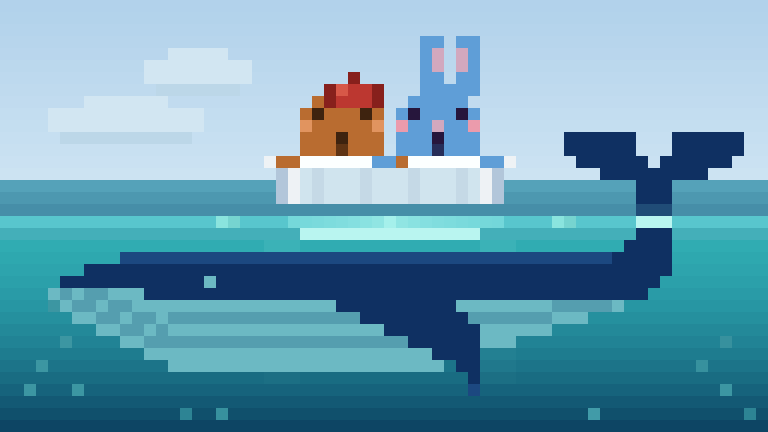

Python code for this plot:
"""
pixel_whale_v3.py — 观鲸场景（水线分割版）
上半：天空+小船+两人，下半：水下鲸鱼，水线高光
"""
from PIL import Image
import math

W, H = 64, 36
SCALE = 12

# ── 颜色 ──
SKY_TOP  = (178, 210, 235)
SKY_MID  = (212, 232, 245)
SKY_LOW  = (212, 232, 245)

OCEAN_SURF  = (48, 172, 178)
OCEAN_MID1  = (28, 122, 148)
OCEAN_MID2  = (10, 60, 92)
OCEAN_DEEP  = (10, 60, 92)

WHALE_CORE  = (15, 48, 98)
WHALE_MID   = (28, 72, 128)
WHALE_HAZE  = (45, 102, 158)
WHALE_BELLY = (108, 185, 195)
BELLY_STR   = (85, 158, 175)

BOAT_HULL   = (238, 242, 245)
BOAT_DARK   = (155, 175, 200)
BOAT_LIGHT  = (252, 255, 255)
BOAT_INSIDE = (208, 228, 238)
BOAT_SIDE   = (178, 198, 218)

GB_BODY  = (185, 108, 48)
GB_EYE   = (62, 35, 15)
GB_CHEEK = (225, 148, 95)
HAT_RED  = (188, 55, 48)
HAT_DARK = (135, 32, 28)
HAT_LITE = (215, 88, 72)

BUN_BODY  = (95, 158, 215)
BUN_INNER = (210, 168, 190)
BUN_EYE   = (38, 22, 60)
BUN_BLUSH = (235, 155, 172)

# ── 布局 ──
WL       = 18   # 水线 y（画面 15/36 ≈ 42%，接近黄金分割）
BOAT_RIM = 13
FIG_Y    = 23
GB_CX    = 28
BUN_CX   = 36
CX       = 32

def blend(c1, c2, t):
    t = max(0.0, min(1.0, t))
    return tuple(int(c1[i]*(1-t)+c2[i]*t) for i in range(3))

def set_px(canvas, x, y, color):
    if 0 <= x < W and 0 <= y < H:
        canvas[y][x] = color

def wrow(canvas, y, x1, x2, color):
    for x in range(x1, min(x2+1, W)):
        set_px(canvas, x, y, color)

def draw():
    canvas = [[SKY_TOP]*W for _ in range(H)]

    # ── 天空渐变（海龟版）──
    for y in range(WL):
        for x in range(W):
            canvas[y][x] = blend(SKY_TOP, SKY_MID, y/WL)

    # ── 5格海面色（海龟版 SEA_FAR）──
    SEA_FAR = (85, 162, 185)
    for y in range(WL-3, WL):
        t = (y-(WL-3))/3
        col = blend(SEA_FAR, blend(SEA_FAR,(42,105,135),0.5), t)
        for x in range(W):
            canvas[y][x] = col

    # ── 云 ──
    CLOUD  = (210, 230, 242)
    CLOUD_D= (188, 215, 232)
    def draw_cloud(cx, cy, s=1):
        for dx in range(-2*s, 2*s+1): set_px(canvas, cx+dx, cy,   CLOUD)
        for dx in range(-2*s, 2*s+1): set_px(canvas, cx+dx, cy-1, CLOUD)
        for dx in range(-s,   s+1):   set_px(canvas, cx+dx, cy-2, CLOUD)
        for dx in range(-2*s+1, 2*s): set_px(canvas, cx+dx, cy+1, CLOUD_D)
    draw_cloud(10, 10, 3)
    draw_cloud(16, 6, 2)

    # ── 海底渐变（海龟版）──
    SURF_U = (48, 172, 178)
    MID_W  = (28, 122, 148)
    DEEP_W = (10, 60, 92)
    for y in range(WL+2, H):
        t = (y-WL-2)/(H-WL-2)
        col = blend(SURF_U, blend(MID_W, DEEP_W, t), t)
        for x in range(W):
            canvas[y][x] = col

    # ── 水线（海龟版）──
    SURF_LINE = (88, 198, 205)
    wrow(canvas, WL,   0, W-1, SURF_LINE)
    wrow(canvas, WL+1, 0, W-1, (68, 175, 185))
    # 尾柄处 WL+1 恢复鲸鱼色
    set_px(canvas, 53, WL+1, WHALE_CORE)
    set_px(canvas, 54, WL+1, WHALE_CORE)
    set_px(canvas, 55, WL+1, WHALE_CORE)
    # WL行与尾柄交汇的3格用亮色
    for tx in [53, 54, 55]:
        set_px(canvas, tx, WL, (185, 245, 240))
    for rx in [CX-8, CX-3, CX+3, CX+8, CX+14, CX-14]:
        set_px(canvas, rx,   WL, (138, 228, 222))
        set_px(canvas, rx+1, WL, (118, 212, 208))

    # ── 水下光束（2条，略偏左右）──
    for rx in [CX-9, CX+9]:
        for y in range(WL+1, WL+14):
            alpha = max(0, 0.15 - (y-WL)*0.009)
            for dx in [-1,0,1]:
                nx = rx+dx
                if 0<=nx<W:
                    cur = canvas[y][nx]
                    canvas[y][nx] = blend(cur, (138, 222, 218), alpha)

    # ── 座头鲸（上移3格，居中）──
    # 原 y-3：使鲸鱼主体 y=18~28
    def wy(y): return y

    wrow(canvas, wy(21), 10, 52, WHALE_MID)
    wrow(canvas, wy(22),  7, 52, WHALE_CORE)
    wrow(canvas, wy(23),  5, 54, WHALE_CORE)
    wrow(canvas, wy(24),  4, 53, WHALE_CORE)
    wrow(canvas, wy(25),  5, 51, WHALE_CORE)
    wrow(canvas, wy(26),  7, 48, WHALE_MID)
    wrow(canvas, wy(27), 11, 45, WHALE_HAZE)
    wrow(canvas, wy(28), 16, 42, WHALE_HAZE)

    # 腹部
    wrow(canvas, wy(24),  4, 11, WHALE_BELLY)
    wrow(canvas, wy(25),  4, 28, WHALE_BELLY)
    wrow(canvas, wy(26),  6, 30, WHALE_BELLY)
    wrow(canvas, wy(27),  8, 32, WHALE_BELLY)
    wrow(canvas, wy(28), 10, 34, WHALE_BELLY)
    wrow(canvas, wy(29), 12, 36, WHALE_BELLY)
    wrow(canvas, wy(30), 14, 36, WHALE_BELLY)
    wrow(canvas, wy(25), 38, 51, WHALE_BELLY)
    wrow(canvas, wy(26), 39, 48, WHALE_BELLY)
    wrow(canvas, wy(27), 40, 45, WHALE_BELLY)
    wrow(canvas, wy(28), 40, 42, WHALE_BELLY)
    wrow(canvas, wy(29), 40, 39, WHALE_BELLY)
    wrow(canvas, wy(30), 40, 37, WHALE_MID)

    # 腹部条纹
    for x, y in [
        (5,wy(24)),(6,wy(25)),(7,wy(25)),(8,wy(26)),(9,wy(26)),(10,wy(27)),(11,wy(27)),
        (12,wy(28)),(13,wy(28)),(14,wy(28)),(15,wy(28)),(16,wy(28)),(17,wy(28)),(18,wy(28)),
        (19,wy(28)),(20,wy(28)),(21,wy(28)),(22,wy(28)),(23,wy(28)),(24,wy(28)),(25,wy(28)),
        (26,wy(28)),(27,wy(28)),(28,wy(28)),(29,wy(28)),(30,wy(28)),(31,wy(28)),(32,wy(28)),(33,wy(28)),
        (39,wy(26)),(40,wy(26)),(41,wy(26)),(42,wy(26)),(43,wy(26)),(44,wy(26)),(45,wy(26)),
        (46,wy(25)),(47,wy(25)),(48,wy(25)),(49,wy(25)),(50,wy(25)),
    ]:
        set_px(canvas, x, y, BELLY_STR)
    for x, y in [
        (7,wy(24)),(8,wy(24)),(9,wy(25)),(10,wy(25)),(11,wy(26)),(12,wy(26)),(13,wy(27)),
        (14,wy(26)),(15,wy(26)),(16,wy(26)),(17,wy(26)),(18,wy(26)),(19,wy(26)),(20,wy(26)),
        (21,wy(26)),(22,wy(26)),(23,wy(26)),(24,wy(26)),(25,wy(26)),(26,wy(26)),(27,wy(26)),(28,wy(26)),(29,wy(26)),
    ]:
        set_px(canvas, x, y, BELLY_STR)

    set_px(canvas, 17, wy(23), WHALE_BELLY)

    # 胸鳍
    wrow(canvas, wy(25), 28, 37, WHALE_CORE)
    wrow(canvas, wy(26), 30, 38, WHALE_CORE)
    wrow(canvas, wy(27), 32, 39, WHALE_CORE)
    wrow(canvas, wy(28), 34, 39, WHALE_CORE)
    wrow(canvas, wy(29), 36, 39, WHALE_CORE)
    wrow(canvas, wy(30), 38, 39, WHALE_CORE)
    wrow(canvas, wy(31), 39, 39, WHALE_CORE)
    set_px(canvas, 39, wy(32), WHALE_MID)

    # 尾柄（向上穿过水线）
    for y in range(11, 23):
        for x in range(53, 56):
            set_px(canvas, x, y, WHALE_CORE)
    # 尾柄斜坡接身体
    wrow(canvas, wy(22), 49, 52, WHALE_CORE)
    wrow(canvas, wy(21), 51, 52, WHALE_CORE)
    wrow(canvas, wy(20), 52, 53, WHALE_CORE)

    # 水线交界高光（尾巴出水处）
    TAIL_WET = (115, 198, 215)
    # 水线完整切割尾柄，TAIL_WET去掉，wrow已覆盖

    # WL-1 行尾柄：同行海水色略压暗
    _y17 = WL-1
    _t17 = (_y17-(WL-3))/3
    _col17 = blend((85,162,185), blend((85,162,185),(42,105,135),0.5), _t17)
    _col17 = blend(WHALE_CORE, (85,162,185), 0.25)
    for x in range(53, 56):
        set_px(canvas, x, _y17, _col17)

    # 尾鳍
    wrow(canvas, 11,  47, 53, WHALE_CORE)
    wrow(canvas, 12, 47, 53, WHALE_CORE)
    wrow(canvas, 13, 48, 53, WHALE_CORE)
    wrow(canvas, 14, 50, 53, WHALE_CORE)
    wrow(canvas, 11,  55, 61, WHALE_CORE)
    wrow(canvas, 12, 55, 61, WHALE_CORE)
    wrow(canvas, 13, 55, 60, WHALE_CORE)
    wrow(canvas, 14, 55, 58, WHALE_CORE)
    # V缺口：用对应y的实际背景色（镂空）
    SEA_FAR_C = (85, 162, 185)
    for _y, _xs in [(11,[53,54,55]),(12,[53,54,55]),(13,[54])]:
        if _y < WL-3:
            _col = blend(SKY_TOP, SKY_MID, _y/WL)
        else:
            _t = (_y-(WL-3))/3
            _col = blend(SEA_FAR_C, blend(SEA_FAR_C,(42,105,135),0.5), _t)
        for _x in _xs:
            set_px(canvas, _x, _y, _col)

    # ── 水线重绘（覆盖鲸鱼尾柄）──
    SURF_LINE = (88, 198, 205)
    wrow(canvas, WL,   0, W-1, SURF_LINE)
    wrow(canvas, WL+1, 0, W-1, (68, 175, 185))
    # 尾柄处 WL+1 恢复鲸鱼色
    set_px(canvas, 53, WL+1, WHALE_CORE)
    set_px(canvas, 54, WL+1, WHALE_CORE)
    set_px(canvas, 55, WL+1, WHALE_CORE)
    # WL行与尾柄交汇的3格用亮色
    for tx in [53, 54, 55]:
        set_px(canvas, tx, WL, (185, 245, 240))
    for rx in [CX-8, CX-3, CX+3, CX+8, CX+14, CX-14]:
        set_px(canvas, rx,   WL, (138, 228, 222))
        set_px(canvas, rx+1, WL, (118, 212, 208))

    # ── 小船 ──
    for x in range(25, 40):
        set_px(canvas, x, WL, blend(OCEAN_SURF, BOAT_DARK, 0.35))
    for y in range(BOAT_RIM+1, WL-1):
        for x in range(25, 40):
            set_px(canvas, x, y, BOAT_INSIDE)
    for y in range(BOAT_RIM, WL-1):
        set_px(canvas, 24, y, BOAT_HULL); set_px(canvas, 23, y, BOAT_SIDE)
        set_px(canvas, 40, y, BOAT_HULL); set_px(canvas, 41, y, BOAT_SIDE)
    # 船底触水行：中心最亮，向两侧渐暗，带水光反射
    # 船底用海水亮色，中心最亮，两侧稍深
    for x in range(24, 42):
        t = abs(x - CX) / 9.0
        col = blend((165, 240, 235), (115, 215, 218), t**0.4)
        set_px(canvas, x, WL, col)
    # 船体水下部分（WL+2，15格居中）
    HULL_SHADOW = (185, 245, 240)
    for x in range(CX-7, CX+8):
        set_px(canvas, x, WL+1, HULL_SHADOW)
    for x in range(23, 42):
        set_px(canvas, x, BOAT_RIM, BOAT_LIGHT)
    set_px(canvas, 22, BOAT_RIM, BOAT_HULL)
    set_px(canvas, 42, BOAT_RIM, BOAT_HULL)
    for x in range(26, 40, 4):
        for y in range(BOAT_RIM+1, WL-1):
            set_px(canvas, x, y, blend(BOAT_INSIDE, BOAT_DARK, 0.2))

    # ── 角色 ──
    def draw_gb(cx, gy):
        for dx in [-1,0,1]:        set_px(canvas, cx+dx, gy-16, GB_BODY)
        for dx in range(-2,3):     set_px(canvas, cx+dx, gy-15, GB_BODY)
        for dx in range(-3,4):
            for oy in [14,13,12,11]: set_px(canvas, cx+dx, gy-oy, GB_BODY)
        for dx in range(-2,3):     set_px(canvas, cx+dx, gy-11, GB_BODY)
        set_px(canvas, cx-2, gy-14, GB_EYE);  set_px(canvas, cx+2, gy-14, GB_EYE)
        set_px(canvas, cx-3, gy-13, GB_CHEEK);set_px(canvas, cx+3, gy-13, GB_CHEEK)
        set_px(canvas, cx,   gy-12, GB_EYE)
        set_px(canvas, cx,   gy-11, (95,52,20))
        set_px(canvas, cx+1, gy-17, HAT_DARK)
        for dx in range(-1,4): set_px(canvas, cx+dx, gy-16, HAT_RED)
        for dx in range(-1,4): set_px(canvas, cx+dx, gy-15, HAT_RED)
        set_px(canvas, cx-1, gy-16, HAT_DARK); set_px(canvas, cx+3, gy-16, HAT_DARK)
        set_px(canvas, cx-1, gy-15, HAT_DARK); set_px(canvas, cx+3, gy-15, HAT_DARK)
        set_px(canvas, cx,   gy-16, HAT_LITE)
        set_px(canvas, cx-4, gy-10, GB_BODY); set_px(canvas, cx-5, gy-10, GB_BODY)
        set_px(canvas, cx+4, gy-10, GB_BODY); set_px(canvas, cx+5, gy-10, GB_BODY)

    def draw_bun(cx, gy):
        for y2 in range(gy-20, gy-15):
            set_px(canvas, cx-1, y2, BUN_BODY); set_px(canvas, cx,   y2, BUN_BODY)
            set_px(canvas, cx+2, y2, BUN_BODY); set_px(canvas, cx+3, y2, BUN_BODY)
        for y2 in range(gy-19, gy-17):
            set_px(canvas, cx, y2, BUN_INNER); set_px(canvas, cx+2, y2, BUN_INNER)
        for dx in [-1,0,1]:        set_px(canvas, cx+dx, gy-16, BUN_BODY)
        for dx in range(-2,3):     set_px(canvas, cx+dx, gy-15, BUN_BODY)
        for dx in range(-3,4):
            for oy in [14,13,12,11]: set_px(canvas, cx+dx, gy-oy, BUN_BODY)
        for dx in range(-2,3):     set_px(canvas, cx+dx, gy-11, BUN_BODY)
        set_px(canvas, cx-2, gy-14, BUN_EYE);  set_px(canvas, cx+2, gy-14, BUN_EYE)
        set_px(canvas, cx-3, gy-13, BUN_BLUSH);set_px(canvas, cx+3, gy-13, BUN_BLUSH)
        set_px(canvas, cx,   gy-13, BUN_INNER)
        set_px(canvas, cx,   gy-12, BUN_EYE)
        set_px(canvas, cx,   gy-11, (38,45,88))
        set_px(canvas, cx-4, gy-10, BUN_BODY); set_px(canvas, cx-5, gy-10, BUN_BODY)
        set_px(canvas, cx+4, gy-10, BUN_BODY); set_px(canvas, cx+5, gy-10, BUN_BODY)

    draw_gb(GB_CX, FIG_Y)
    draw_bun(BUN_CX, FIG_Y)


    # ── 海底杂质（避开鲸鱼区域，颜色偏暗）──
    import random as _rnd
    _rnd.seed(42)
    DEBRIS_COLORS = [
        (55, 145, 158), (65, 155, 168), (45, 132, 148),
        (72, 162, 175), (50, 138, 155), (60, 150, 162),
    ]
    for _ in range(55):
        _dx = _rnd.randint(1, W-2)
        _dy = _rnd.randint(WL+4, H-2)
        # 避开鲸鱼主体区域 x:1~56, y:19~33
        if 1 <= _dx <= 56 and 19 <= _dy <= 33:
            continue
        set_px(canvas, _dx, _dy, _rnd.choice(DEBRIS_COLORS))

    # 左下角补几颗
    for _dx, _dy in [(3,30),(6,32),(2,32),(5,28),(4,25)]:
        set_px(canvas, _dx, _dy, (60, 150, 162))

    return canvas

def render(canvas, output="pixel_whale_v3.png"):
    img = Image.new("RGB", (W*SCALE, H*SCALE))
    px  = img.load()
    for y in range(H):
        for x in range(W):
            c = canvas[y][x]
            for sy in range(SCALE):
                for sx in range(SCALE):
                    px[x*SCALE+sx, y*SCALE+sy] = c
    img.save(output)
    print(f"Saved: {output}")

if __name__ == "__main__":
    canvas = draw()
    render(canvas)
